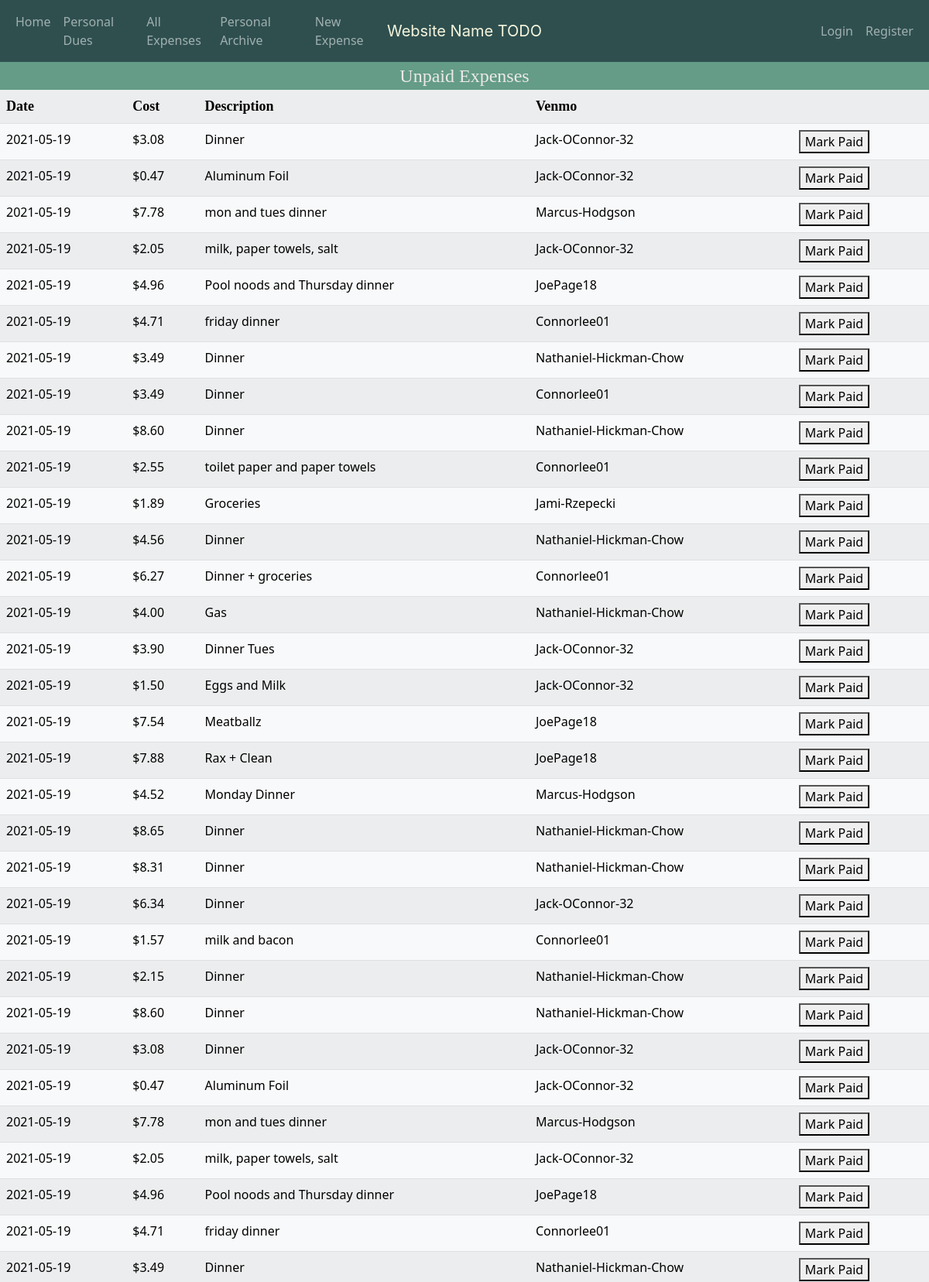
The page /Dues/1 (signed in, upper part) on the database its author committed.
### tables this page shows
CREATE TABLE Expenses (            id INTEGER NOT NULL PRIMARY KEY,            Amount DOUBLE(7,2),            Expense_name TEXT,            Who_paid INTEGER,            Num_shares INTEGER,            Person_cost DOUBLE(7,2),            Date DATE,            groupID INT NOT NULL,            FOREIGN KEY(groupID) REFERENCES Groups(id),            FOREIGN KEY(Who_paid) REFERENCES Users(id)            );

CREATE TABLE Users (            id INTEGER NOT NULL PRIMARY KEY,            Name varchar(20),            Username varchar(20) UNIQUE,            Debt DOUBLE(7,2),            Venmo varchar(30),             groupID INTEGER NOT NULL,            Hash TEXT,            FOREIGN KEY(groupID) REFERENCES Groups(id)            );

### app.py (the view, shortened to what this page needs)
@app.route("/Dues/<group>", methods=["GET", "POST"])
@login_required
def personal_dues(group):
    conn = create_connection(db_file)
    if request.method=="GET":
        dues = get_all_unpaid(conn, session["user_id"], group) # change this to work for all of them just like previous pages
        conn.close()
        return render_template('dues.html', dues=dues, group=group)

### app.py (called while the page is built)
@app.after_request
def after_request(response):
    response.headers["Cache-Control"] = "no-cache, no-store, must-revalidate"
    response.headers["Expires"] = 0
    response.headers["Pragma"] = "no-cache"
    return response

### database.py (called while the page is built)
def create_connection(db_file: str):
    conn = None
    try:
        conn = sqlite3.connect(db_file)
        print(sqlite3.version)
        return conn
    except Error as e:
        print(e)

### helpers.py (called while the page is built)
def login_required(f):
    @wraps(f)
    def decorated_function(*args, **kwargs):
        if session.get("user_id") is None:
            return redirect("/login")
        return f(*args, **kwargs)
    return decorated_function

### templates/dues.html (shortened to what this page needs)
{% extends "layout.html" %}
{% block main %}
<div class="page-header">Unpaid Expenses</div>
<table class="table table-striped table-light">
    <tr class="table-header">
        <th>Date</th> <th>Cost</th> <th>Description</th> <th>Venmo</th><th></th>
    </tr>
    {% for row in dues%}
        <tr>
            <td>{{ row[0] }}</td> <td>{{ "$" + '%.2f' % row[1] }}</td> <td>{{ row[2] }}</td> <td>{{ row[3] }}</td>
            <td><form action="{{ url_for('personal_dues', group=group) }}" method="POST">
                <button type="submit"> Mark Paid </button>
                </form></td>
        </tr>
    {% endfor %}
</table>
{% endblock %}

### static/styles.css (style rules this page uses)
:root { --input-padding-x: 1.5rem; --input-padding-y: 0.75rem; }
.page-header { position:relative; text-align:center; font-family:'Lucida Sans'; font-size:24px; background-color:rgb(100, 156, 135); color:rgb(236, 232, 232); }
.table-header { margin: auto; color:aquamarine; font-family:'Sans-serif'; font-size:18px; background-color:#495057 }

### rows shown on the page
Expenses: Date "2021-05-19", Expense_name "Dinner"
Users: Venmo "Jack-OConnor-32" "Jack-OConnor-32" "Jack-OConnor-32" "Jack-OConnor-32" "Jack-OConnor-32" "Jack-OConnor-32" "Jack-OConnor-32" "Jack-OConnor-32" "Jack-OConnor-32"
Expenses: Date "2021-05-19", Expense_name "Aluminum Foil"
Expenses: Date "2021-05-19", Expense_name "mon and tues dinner"
Users: Venmo "Marcus-Hodgson" "Marcus-Hodgson" "Marcus-Hodgson"
Expenses: Date "2021-05-19", Expense_name "milk, paper towels, salt"
Expenses: Date "2021-05-19", Expense_name "Pool noods and Thursday dinner"
Users: Venmo "JoePage18" "JoePage18" "JoePage18" "JoePage18"
Expenses: Date "2021-05-19", Expense_name "friday dinner"
Users: Venmo "Connorlee01" "Connorlee01" "Connorlee01" "Connorlee01" "Connorlee01" "Connorlee01"
Expenses: Date "2021-05-19", Expense_name "Dinner"
Users: Venmo "Nathaniel-Hickman-Chow" "Nathaniel-Hickman-Chow" "Nathaniel-Hickman-Chow" "Nathaniel-Hickman-Chow" "Nathaniel-Hickman-Chow" "Nathaniel-Hickman-Chow" "Nathaniel-Hickman-Chow" "Nathaniel-Hickman-Chow" "Nathaniel-Hickman-Chow"
Expenses: Date "2021-05-19", Expense_name "Dinner"
Expenses: Date "2021-05-19", Expense_name "Dinner"
Expenses: Date "2021-05-19", Expense_name "toilet paper and paper towels"
Expenses: Date "2021-05-19", Expense_name "Groceries"
Users: Venmo "Jami-Rzepecki"
Expenses: Date "2021-05-19", Expense_name "Dinner"
Expenses: Date "2021-05-19", Expense_name "Dinner + groceries"
Expenses: Date "2021-05-19", Expense_name "Gas"
Expenses: Date "2021-05-19", Expense_name "Dinner Tues"
Expenses: Date "2021-05-19", Expense_name "Eggs and Milk"
Expenses: Date "2021-05-19", Expense_name "Meatballz"
Expenses: Date "2021-05-19", Expense_name "Rax + Clean"
Expenses: Date "2021-05-19", Expense_name "Monday Dinner"
Expenses: Date "2021-05-19", Expense_name "Dinner"
Expenses: Date "2021-05-19", Expense_name "Dinner"
Expenses: Date "2021-05-19", Expense_name "Dinner"
Expenses: Date "2021-05-19", Expense_name "milk and bacon"
Expenses: Date "2021-05-19", Expense_name "Dinner"
Expenses: Date "2021-05-19", Expense_name "Dinner"
Expenses: Date "2021-05-19", Expense_name "Dinner"
Expenses: Date "2021-05-19", Expense_name "Aluminum Foil"
Expenses: Date "2021-05-19", Expense_name "mon and tues dinner"
Expenses: Date "2021-05-19", Expense_name "milk, paper towels, salt"
Expenses: Date "2021-05-19", Expense_name "Pool noods and Thursday dinner"
Expenses: Date "2021-05-19", Expense_name "friday dinner"
Expenses: Date "2021-05-19", Expense_name "Dinner"

### other values the page prints
{{ "$" + '%.2f' % row[1] }} "$3.08" "$0.47" "$7.78" "$2.05" "$4.96" "$4.71" "$3.49" "$3.49" "$8.60" "$2.55" "$1.89" "$4.56" "$6.27" "$4.00" "$3.90" "$1.50" "$7.54" "$7.88" "$4.52" "$8.65" "$8.31" "$6.34" "$1.57" "$2.15" "$8.60" "$3.08" "$0.47" "$7.78" "$2.05" "$4.96" "$4.71" "$3.49"
